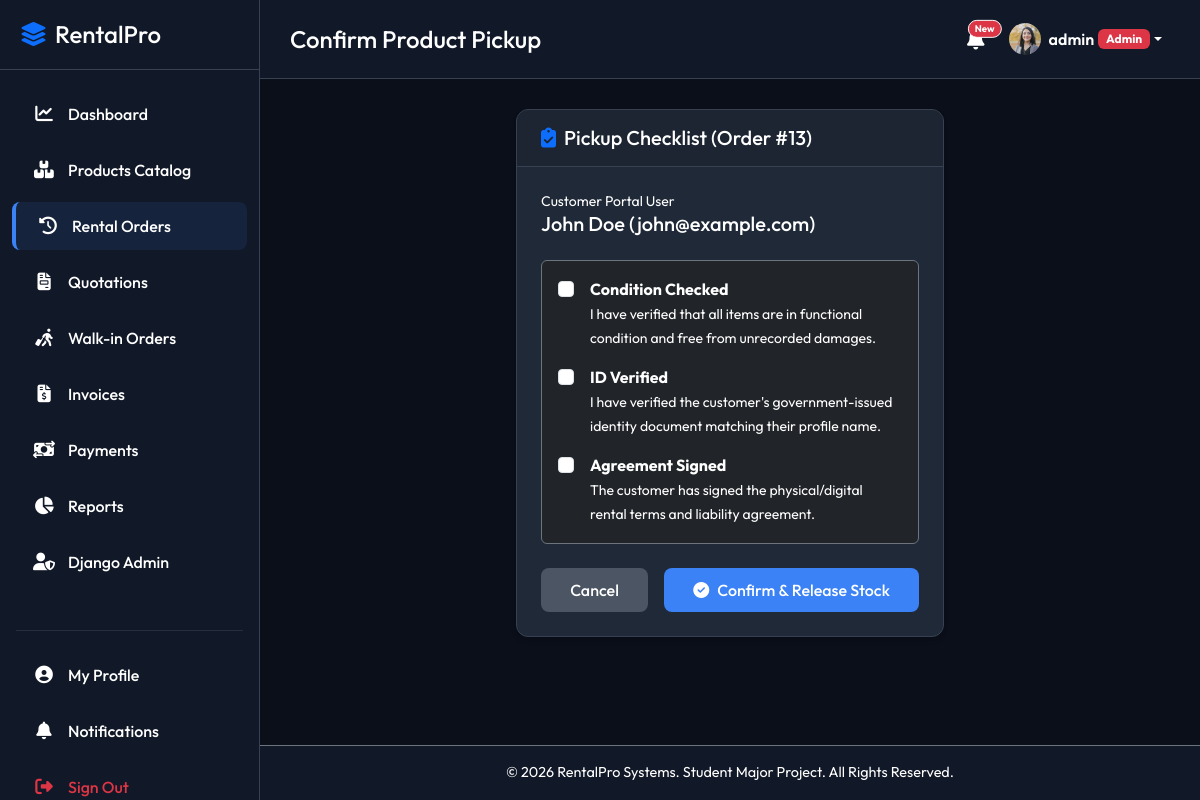
The app's page /rentals/orders/13/pickup/ (signed in) with its own data.
### customers/models.py (models this page shows, shortened)
class Customer(models.Model):
    user = models.OneToOneField(
        User, on_delete=models.CASCADE, related_name='customer_profile',
        null=True, blank=True
    )
    walk_in_name = models.CharField(max_length=200, blank=True, null=True)
    is_walk_in = models.BooleanField(default=False)
    phone = models.CharField(max_length=20, blank=True, null=True)
    profile_image = models.ImageField(upload_to='profile_images/', blank=True, null=True)
    saved_address = models.TextField(blank=True, null=True)
    payment_info = models.CharField(max_length=100, blank=True, null=True, help_text="Card details placeholder (e.g. Visa **** 1234)")

### rentals/models.py (models this page shows, shortened)
class RentalOrder(models.Model):
    STATUS_CHOICES = [
        ('draft', 'Draft'),
        ('quotation', 'Quotation'),
        ('confirmed', 'Confirmed / Reserved'),
        ('picked_up', 'Picked Up / Active'),
        ('returned', 'Returned / Completed'),
        ('overdue', 'Overdue'),
        ('cancelled', 'Cancelled'),
    ]
    DELIVERY_CHOICES = [
        ('pickup', 'Customer Pickup'),
        ('delivery', 'Delivery to Address'),
    ]
    PAYMENT_STATUS_CHOICES = [
        ('unpaid', 'Unpaid'),
        ('deposit_paid', 'Deposit Paid Only'),
        ('fully_paid', 'Fully Paid'),
        ('refunded', 'Refunded'),
    ]
    ORDER_TYPE_CHOICES = [
        ('online', 'Online Order'),
        ('walk_in', 'Walk-in Order'),
    ]
    customer = models.ForeignKey(Customer, on_delete=models.CASCADE, related_name='rental_orders')
    status = models.CharField(max_length=20, choices=STATUS_CHOICES, default='draft')
    order_type = models.CharField(max_length=10, choices=ORDER_TYPE_CHOICES, default='online')
    order_date = models.DateTimeField(auto_now_add=True)
    pickup_date = models.DateTimeField(help_text="Scheduled pickup start date and time")
    return_date = models.DateTimeField(help_text="Scheduled return end date and time")
    rental_days = models.PositiveIntegerField(default=1, help_text="Number of rental days")
    total_amount = models.DecimalField(max_digits=10, decimal_places=2, default='0.00')
    security_deposit_total = models.DecimalField(max_digits=10, decimal_places=2, default='0.00')
    delivery_type = models.CharField(max_length=15, choices=DELIVERY_CHOICES, default='pickup')
    shipping_address = models.TextField(blank=True, null=True)
    payment_status = models.CharField(max_length=20, choices=PAYMENT_STATUS_CHOICES, default='unpaid')
    created_by = models.ForeignKey(
        User, on_delete=models.SET_NULL, blank=True, null=True,
        related_name='created_rental_orders'
    )

### rentals/views.py (the view, shortened to what this page needs)
# urls.py: path('orders/<int:pk>/pickup/', views.pickup_confirm, name='pickup_confirm'),
@login_required
@user_passes_test(is_staff_member)
def pickup_confirm(request, pk):
    order = get_object_or_404(RentalOrder, pk=pk)
    pickup = get_object_or_404(Pickup, order=order)
    if order.status != 'confirmed':
        messages.error(request, "Order is not in a states eligible for pickup.")
        return redirect('rentals:order_detail', pk=order.pk)
    return render(request, 'rentals/pickup_confirm.html', {
        'order': order,
        'pickup': pickup
    })

### accounts/context_processors.py (called while the page is built)
def customer_profile_context(request):
    if request.user.is_authenticated:
        try:
            profile = request.user.customer_profile
        except Customer.DoesNotExist:
            profile = None
    else:
        profile = None
    return {
        'customer_profile': profile,
        'user_role': get_user_role(request.user),
    }

### accounts/permissions.py (called while the page is built)
def get_user_role(user):
    if not user.is_authenticated:
        return None
    try:
        return user.profile.role
    except Exception:
        return 'admin' if (user.is_superuser or user.is_staff) else 'customer'

def is_staff_member(user):
    role = get_user_role(user)
    return role in ('admin', 'salesperson')

### templates/rentals/pickup_confirm.html (shortened to what this page needs)
{% extends "base.html" %}
{% block page_header %}Confirm Product Pickup{% endblock %}
{% block content %}
<div class="row justify-content-center">
    <div class="col-lg-6 col-md-8">
        <div class="card card-custom">
            <div class="card-header">
                <h5 class="m-0 text-white"><i class="fa-solid fa-clipboard-check text-primary me-2"></i>Pickup Checklist (Order #{{ order.id }})</h5>
            </div>
            <div class="card-body">
                <div class="mb-4">
                    <span class="text-muted d-block small">Customer Portal User</span>
                    <h5 class="text-white">{{ order.customer.user.first_name }} {{ order.customer.user.last_name }} ({{ order.customer.user.email }})</h5>
                </div>
                <form method="POST">
                    <div class="p-3 bg-dark border border-secondary rounded mb-4">
                        <div class="form-check mb-3">
                            <input class="form-check-input" type="checkbox" name="cond_check" id="cond_check" required>
                            <label class="form-check-label text-white ms-2" for="cond_check">
                                <strong>Condition Checked</strong><br>
                                <span class="text-muted small">I have verified that all items are in functional condition and free from unrecorded damages.</span>
                            </label>
                        </div>
                        <div class="form-check mb-3">
                            <input class="form-check-input" type="checkbox" name="id_check" id="id_check" required>
                            <label class="form-check-label text-white ms-2" for="id_check">
                                <strong>ID Verified</strong><br>
                                <span class="text-muted small">I have verified the customer's government-issued identity document matching their profile name.</span>
                            </label>
                        </div>
                        <div class="form-check">
                            <input class="form-check-input" type="checkbox" name="sign_check" id="sign_check" required>
                            <label class="form-check-label text-white ms-2" for="sign_check">
                                <strong>Agreement Signed</strong><br>
                                <span class="text-muted small">The customer has signed the physical/digital rental terms and liability agreement.</span>
                            </label>
                        </div>
                    </div>
                    <div class="d-flex justify-content-between gap-3">
                        <a href="{% url 'rentals:order_detail' order.pk %}" class="btn btn-secondary-custom flex-grow-1">Cancel</a>
                        <button type="submit" class="btn btn-accent flex-grow-1"><i class="fa-solid fa-circle-check me-2"></i>Confirm & Release Stock</button>
                    </div>
                </form>
            </div>
        </div>
    </div>
</div>
{% endblock %}

### templates/base.html (shortened to what this page needs)
<!DOCTYPE html>
<html lang="en">
<head>
    <link href="https://cdn.jsdelivr.net/npm/bootstrap@5.3.0/dist/css/bootstrap.min.css" rel="stylesheet">
    <link rel="stylesheet" href="https://cdnjs.cloudflare.com/ajax/libs/font-awesome/6.4.0/css/all.min.css">
</head>
<body>
    <div id="sidebar">
        <div class="sidebar-header d-flex align-items-center justify-content-between">
            <h4 class="m-0 text-white"><i class="fa-solid fa-layer-group text-primary me-2"></i>RentalPro</h4>
        </div>
        <ul class="nav flex-column mt-3">
            {% if user.is_authenticated %}
                <li class="nav-item">
                    <a href="{% url 'dashboard:home' %}" class="nav-link {% if '/dashboard/' in request.path %}active{% endif %}">
                        <i class="fa-solid fa-chart-line"></i> Dashboard
                    </a>
                </li>
                <li class="nav-item">
                    <a href="{% url 'products:product_list' %}" class="nav-link {% if '/products/' in request.path %}active{% endif %}">
                        <i class="fa-solid fa-boxes-stacked"></i> Products Catalog
                    </a>
                </li>
                <li class="nav-item">
                    <a href="{% url 'rentals:order_list' %}" class="nav-link {% if '/rentals/orders/' in request.path %}active{% endif %}">
                        <i class="fa-solid fa-clock-rotate-left"></i> Rental Orders
                    </a>
                </li>
                <li class="nav-item">
                    <a href="{% url 'quotation:quotation_list' %}" class="nav-link {% if '/quotation/' in request.path %}active{% endif %}">
                        <i class="fa-solid fa-file-invoice"></i> Quotations
                    </a>
                </li>
                {% if user_role == 'admin' or user_role == 'salesperson' %}
                <li class="nav-item">
                    <a href="{% url 'rentals:walk_in_order_create' %}" class="nav-link {% if '/walk-in/' in request.path %}active{% endif %}">
                        <i class="fa-solid fa-person-walking-luggage"></i> Walk-in Orders
                    </a>
                </li>
                <li class="nav-item">
                    <a href="{% url 'payments:invoice_list' %}" class="nav-link {% if '/payments/invoices/' in request.path %}active{% endif %}">
                        <i class="fa-solid fa-file-invoice-dollar"></i> Invoices
                    </a>
                </li>
                <li class="nav-item">
                    <a href="{% url 'payments:payment_list' %}" class="nav-link {% if '/payments/history/' in request.path %}active{% endif %}">
                        <i class="fa-solid fa-money-bill-transfer"></i> Payments
                    </a>
                </li>
                <li class="nav-item">
                    <a href="{% url 'reports:reports_home' %}" class="nav-link {% if '/reports/' in request.path %}active{% endif %}">
                        <i class="fa-solid fa-chart-pie"></i> Reports
                    </a>
                </li>
                <li class="nav-item">
                    <a href="{% url 'admin:index' %}" class="nav-link" target="_blank">
                        <i class="fa-solid fa-user-shield"></i> Django Admin
                    </a>
                </li>
                {% endif %}
                <li class="nav-item mt-4">
                    <hr class="border-secondary mx-3">
                </li>
                <li class="nav-item">
                    <a href="{% url 'accounts:profile' %}" class="nav-link {% if '/accounts/profile/' in request.path %}active{% endif %}">
                        <i class="fa-solid fa-circle-user"></i> My Profile
                    </a>
                </li>
                <li class="nav-item">
                    <a href="{% url 'notifications:notification_list' %}" class="nav-link {% if '/notifications/' in request.path %}active{% endif %}">
                        <i class="fa-solid fa-bell"></i> Notifications
                    </a>
                </li>
                <li class="nav-item">
                    <a href="{% url 'accounts:logout' %}" class="nav-link text-danger">
                        <i class="fa-solid fa-right-from-bracket"></i> Sign Out
                    </a>
                </li>
            {% endif %}
        </ul>
    </div>
    <div id="content-wrapper">
        <nav class="navbar navbar-expand main-navbar">
            <div class="container-fluid p-0">
                <h4 class="text-white m-0 d-none d-md-block">{% block page_header %}Rental Operations{% endblock %}</h4>
                <ul class="navbar-nav ms-auto align-items-center">
                    {% if user.is_authenticated %}
                        <li class="nav-item me-3">
                            <a href="{% url 'notifications:notification_list' %}" class="position-relative text-white">
                                <i class="fa-solid fa-bell fa-lg"></i>
                                <span class="position-absolute top-0 start-100 translate-middle badge rounded-pill bg-danger border border-light" style="font-size: 0.6rem;">
                                    New
                                </span>
                            </a>
                        </li>
                        <li class="nav-item dropdown">
                            <a class="nav-link dropdown-toggle text-white d-flex align-items-center" href="#" role="button" data-bs-toggle="dropdown" aria-expanded="false">
                                {% if customer_profile and customer_profile.profile_image %}
                                    <img src="{{ customer_profile.profile_image.url }}" class="rounded-circle me-2" width="32" height="32" style="object-fit: cover;">
                                {% else %}
                                    <div class="rounded-circle bg-primary d-flex align-items-center justify-content-center text-white me-2" style="width: 32px; height: 32px; font-weight: bold;">
                                        {{ user.username|slice:":1"|upper }}
                                    </div>
                                {% endif %}
                                <span class="d-none d-sm-inline fw-semibold">{{ user.username }}</span>
                                {% if user_role == 'admin' %}<span class="badge bg-danger ms-1 small">Admin</span>{% elif user_role == 'salesperson' %}<span class="badge bg-primary ms-1 small">Sales</span>{% endif %}
                            </a>
                        </li>
                    {% endif %}
                </ul>
            </div>
        </nav>
        <div class="content-body">
            {% block content %}{% endblock %}
        </div>
        <footer class="text-center py-3 border-top border-secondary mt-auto" style="background-color: var(--primary-bg);">
            <p class="m-0 text-white" style="font-size: 0.9rem;">&copy; 2026 RentalPro Systems. Student Major Project. All Rights Reserved.</p>
        </footer>
    </div>
</body>
</html>

### templates/base.html (style rules this page uses)
:root { --primary-bg: #111827; --secondary-bg: #1f2937; --accent-color: #3b82f6; --accent-hover: #2563eb; --text-main: #f3f4f6; --text-muted: #ffffff; --sidebar-width: 260px; }
body { font-family: 'Outfit', sans-serif; background-color: #0b0f19; color: var(--text-main); overflow-x: hidden; min-height: 100vh; }
.text-muted { color: #ffffff !important; }
#sidebar { width: var(--sidebar-width); background-color: var(--primary-bg); border-right: 1px solid #374151; position: fixed; top: 0; bottom: 0; left: 0; z-index: 100; transition: all 0.3s; }
#sidebar .sidebar-header { padding: 20px; border-bottom: 1px solid #374151; }
#sidebar .nav-link { color: var(--text-muted); padding: 12px 20px; font-weight: 500; display: flex; align-items: center; border-radius: 8px; margin: 4px 12px; transition: all 0.2s; }
#sidebar .nav-link i { margin-right: 12px; font-size: 1.1rem; width: 24px; text-align: center; }
#sidebar .nav-link:hover, #sidebar .nav-link.active { color: #ffffff; background-color: var(--secondary-bg); }
#sidebar .nav-link.active { border-left: 4px solid var(--accent-color); background-color: rgba(59, 130, 246, 0.1); }
#content-wrapper { margin-left: var(--sidebar-width); min-height: 100vh; display: flex; flex-direction: column; transition: all 0.3s; }
.main-navbar { background-color: var(--primary-bg); border-bottom: 1px solid #374151; padding: 15px 30px; }
.content-body { padding: 30px; flex-grow: 1; }
.card-custom { background-color: var(--secondary-bg); border: 1px solid #374151; border-radius: 12px; box-shadow: 0 4px 6px -1px rgba(0, 0, 0, 0.1), 0 2px 4px -1px rgba(0, 0, 0, 0.06); margin-bottom: 24px; color: var(--text-main); }
.card-custom .card-header { background-color: rgba(0, 0, 0, 0.1); border-bottom: 1px solid #374151; padding: 16px 24px; font-weight: 600; }
.card-custom .card-body { padding: 24px; }
.btn-accent { background-color: var(--accent-color); color: white; border-radius: 8px; padding: 10px 20px; font-weight: 500; border: none; transition: all 0.2s; }
.btn-secondary-custom { background-color: #4b5563; color: white; border-radius: 8px; padding: 10px 20px; font-weight: 500; border: none; transition: all 0.2s; }

### records on screen
Customer: profile_image (picture)
RentalOrder: id "13", customer.user.first_name "John", customer.user.last_name "Doe", customer.user.email "john@example.com"

### other values on screen
{{ user.username }} "admin"
